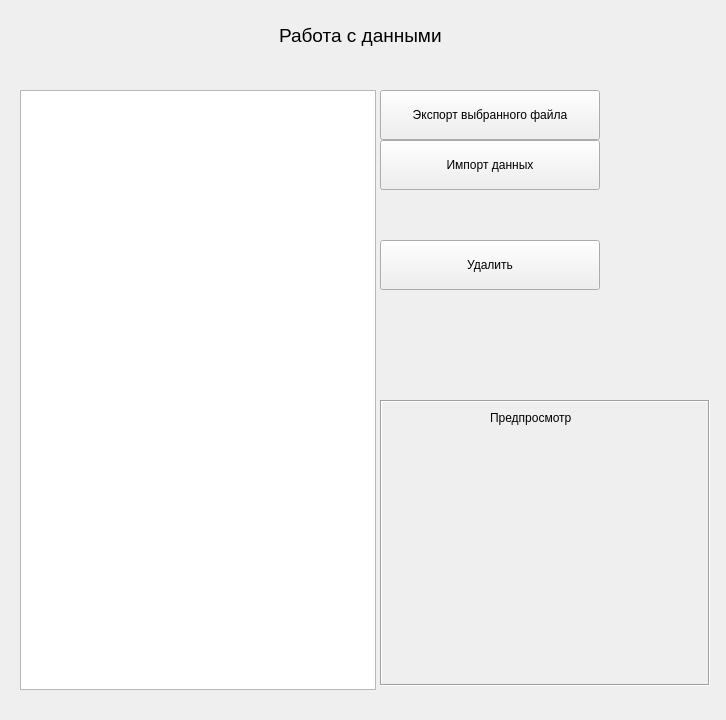
<?xml version="1.0" encoding="UTF-8"?>
<ui version="4.0">
 <class>FilesNavigator</class>
 <widget class="QWidget" name="FilesNavigator">
  <property name="geometry">
   <rect>
    <x>0</x>
    <y>0</y>
    <width>726</width>
    <height>720</height>
   </rect>
  </property>
  <property name="windowTitle">
   <string>Form</string>
  </property>
  <widget class="QWidget" name="horizontalLayoutWidget_2">
   <property name="geometry">
    <rect>
     <x>20</x>
     <y>10</y>
     <width>681</width>
     <height>51</height>
    </rect>
   </property>
   <layout class="QHBoxLayout" name="horizontalLayout">
    <item>
     <spacer name="horizontalSpacer">
      <property name="orientation">
       <enum>Qt::Horizontal</enum>
      </property>
      <property name="sizeHint" stdset="0">
       <size>
        <width>40</width>
        <height>20</height>
       </size>
      </property>
     </spacer>
    </item>
    <item>
     <widget class="QLabel" name="label">
      <property name="font">
       <font>
        <pointsize>14</pointsize>
       </font>
      </property>
      <property name="text">
       <string>Работа с данными</string>
      </property>
     </widget>
    </item>
    <item>
     <spacer name="horizontalSpacer_2">
      <property name="orientation">
       <enum>Qt::Horizontal</enum>
      </property>
      <property name="sizeHint" stdset="0">
       <size>
        <width>40</width>
        <height>20</height>
       </size>
      </property>
     </spacer>
    </item>
   </layout>
  </widget>
  <widget class="QTreeWidget" name="treeWidget">
   <property name="geometry">
    <rect>
     <x>20</x>
     <y>90</y>
     <width>356</width>
     <height>600</height>
    </rect>
   </property>
   <property name="minimumSize">
    <size>
     <width>356</width>
     <height>600</height>
    </size>
   </property>
   <property name="maximumSize">
    <size>
     <width>386</width>
     <height>600</height>
    </size>
   </property>
   <property name="sortingEnabled">
    <bool>true</bool>
   </property>
   <property name="headerHidden">
    <bool>true</bool>
   </property>
   <column>
    <property name="text">
     <string notr="true">1</string>
    </property>
   </column>
  </widget>
  <widget class="QPushButton" name="delBtn">
   <property name="geometry">
    <rect>
     <x>380</x>
     <y>240</y>
     <width>220</width>
     <height>50</height>
    </rect>
   </property>
   <property name="minimumSize">
    <size>
     <width>150</width>
     <height>50</height>
    </size>
   </property>
   <property name="maximumSize">
    <size>
     <width>220</width>
     <height>50</height>
    </size>
   </property>
   <property name="text">
    <string>Удалить</string>
   </property>
  </widget>
  <widget class="QPushButton" name="importBtn">
   <property name="geometry">
    <rect>
     <x>380</x>
     <y>140</y>
     <width>220</width>
     <height>50</height>
    </rect>
   </property>
   <property name="minimumSize">
    <size>
     <width>150</width>
     <height>50</height>
    </size>
   </property>
   <property name="maximumSize">
    <size>
     <width>220</width>
     <height>50</height>
    </size>
   </property>
   <property name="text">
    <string>Импорт данных</string>
   </property>
  </widget>
  <widget class="QPushButton" name="exportBtn">
   <property name="geometry">
    <rect>
     <x>380</x>
     <y>90</y>
     <width>220</width>
     <height>50</height>
    </rect>
   </property>
   <property name="minimumSize">
    <size>
     <width>150</width>
     <height>50</height>
    </size>
   </property>
   <property name="maximumSize">
    <size>
     <width>220</width>
     <height>50</height>
    </size>
   </property>
   <property name="text">
    <string>Экспорт выбранного файла</string>
   </property>
  </widget>
  <widget class="QFrame" name="frame">
   <property name="geometry">
    <rect>
     <x>380</x>
     <y>400</y>
     <width>330</width>
     <height>286</height>
    </rect>
   </property>
   <property name="minimumSize">
    <size>
     <width>330</width>
     <height>270</height>
    </size>
   </property>
   <property name="frameShape">
    <enum>QFrame::Box</enum>
   </property>
   <property name="frameShadow">
    <enum>QFrame::Sunken</enum>
   </property>
   <widget class="QWidget" name="previewWidget" native="true">
    <property name="geometry">
     <rect>
      <x>5</x>
      <y>30</y>
      <width>320</width>
      <height>240</height>
     </rect>
    </property>
    <property name="minimumSize">
     <size>
      <width>320</width>
      <height>240</height>
     </size>
    </property>
    <widget class="QLabel" name="lbl_v">
     <property name="geometry">
      <rect>
       <x>0</x>
       <y>0</y>
       <width>320</width>
       <height>240</height>
      </rect>
     </property>
     <property name="text">
      <string/>
     </property>
     <property name="scaledContents">
      <bool>true</bool>
     </property>
    </widget>
    <widget class="QLabel" name="lbl_p">
     <property name="geometry">
      <rect>
       <x>0</x>
       <y>0</y>
       <width>320</width>
       <height>240</height>
      </rect>
     </property>
     <property name="text">
      <string/>
     </property>
     <property name="scaledContents">
      <bool>true</bool>
     </property>
    </widget>
   </widget>
   <widget class="QLabel" name="label_2">
    <property name="geometry">
     <rect>
      <x>110</x>
      <y>10</y>
      <width>101</width>
      <height>16</height>
     </rect>
    </property>
    <property name="text">
     <string>Предпросмотр</string>
    </property>
   </widget>
  </widget>
 </widget>
 <resources/>
 <connections/>
</ui>
